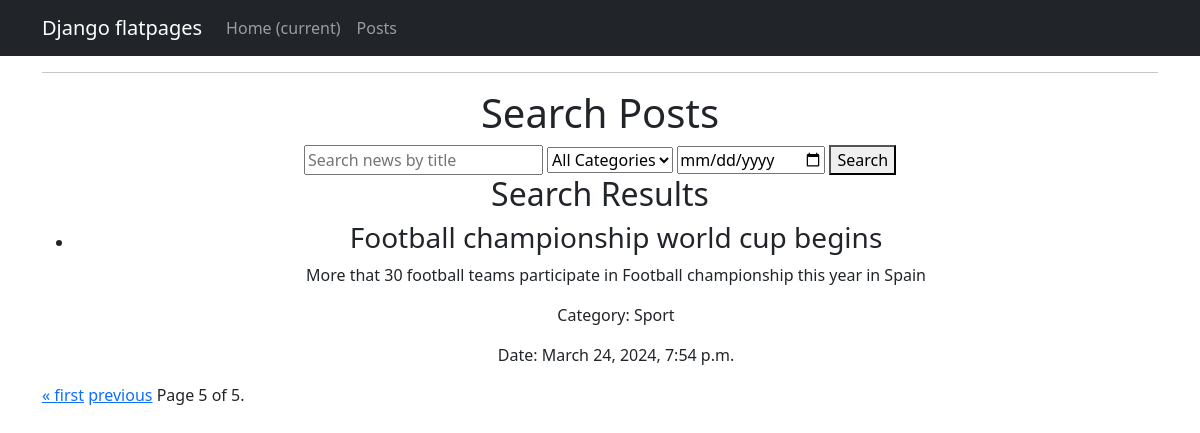
The app's page /posts/search/?page=5, older data.
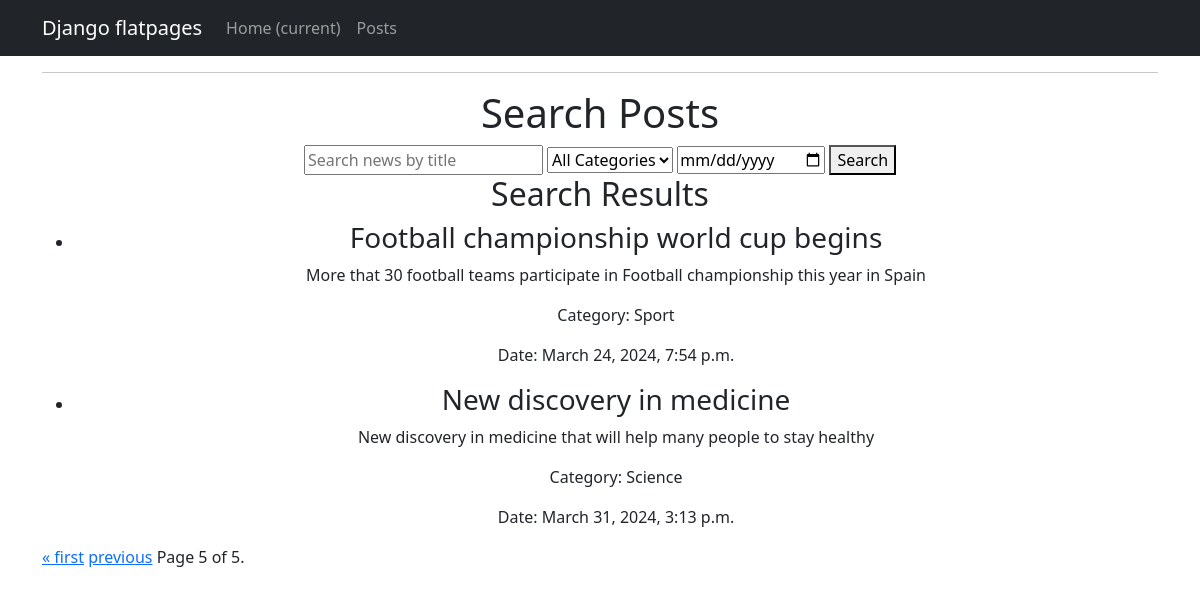
The same page, newer data.
### news/models.py (models this page shows, shortened)
class Post(models.Model):
    ARTICLE = 'article'
    NEWS = 'news'
    POST_CHOICES = [
        (ARTICLE, 'Article'),
        (NEWS, 'News'),
    ]
    author = models.ForeignKey(settings.AUTH_USER_MODEL, on_delete=models.CASCADE, default=1)
    post_type = models.CharField(max_length=7, choices=POST_CHOICES)
    created_at = models.DateTimeField(auto_now_add=True)
    categories = models.ManyToManyField(Category, through='PostCategory')
    title = models.CharField(max_length=200)
    text = models.TextField()
    rating = models.IntegerField(default=0)

class Category(models.Model):
    name = models.CharField(max_length=100, unique=True)

### news/views.py (the view)
# urls.py: path('search/', search_news, name='search_news'),
def search_news(request):
    query = request.GET.get('q')
    category = request.GET.get('category')
    date = request.GET.get('date')
    paginate_by = 2
    search_results = Post.objects.all()
    categories = Category.objects.all()
    if query:
        search_results = search_results.filter(Q(title__icontains=query) | Q(text__icontains=query))
    if category:
        search_results = search_results.filter(categories__name=category)
    if date:
        search_results = search_results.filter(created_at__gte=date)
    paginator = Paginator(search_results, paginate_by)
    page = request.GET.get('page')
    try:
        search_results = paginator.page(page)
    except PageNotAnInteger:
        search_results = paginator.page(1)
    except EmptyPage:
        search_results = paginator.page(paginator.num_pages)
    context = {
        'query': query,
        'category_id': category,
        'categories': categories,
        'date': date,
        'search_results': search_results
    }
    return render(request, 'search_news.html', context)

### news/templatetags/custom_filters.py (called while the page is built)
@register.filter
def censor(text):
    if not isinstance(text, str):
        raise ValueError("The censor filter can only be applied to strings.")
    bad_words = ['редиска']  #  слова для цензора
    for word in bad_words:
        pattern = re.compile(r'\b' + re.escape(word) + r'\b', re.IGNORECASE)
        text = pattern.sub(word[0] + '*' * (len(word) - 1), text)
    return text

### templates/search_news.html (shortened to what this page needs)
{% extends 'flatpages/default.html' %}
{% load custom_filters %}
{% load custom_tags %}
{% block content %}
    <h1>Search Posts</h1>
<form method="GET" action="{% url 'search_news' %}">
        <input type="text" name="q" placeholder="Search news by title" value="{{ request.GET.q }}">
        <select name="category">
            <option value="">All Categories</option>
        </select>
        <input type="date" name="date" placeholder="Search news by date" value="{{ request.GET.date }}">
        <button type="submit">Search</button>
    </form>
    {% if search_results %}
        <h2>Search Results</h2>
        <ul>
            {% for post in search_results %}
                <li>
                    <h3>{{ post.title|censor }}</h3>
                    <p>{{ post.text|censor }}</p>
                    <p>Category:
                            {% for category in post.categories.all %}
                                {{ category.name }}{% if not forloop.last %}, {% endif %}
                            {% endfor %}
                    </p>
                    <p>Date: {{ post.created_at }}</p>
                </li>
            {% endfor %}
        </ul>
    <div class="pagination">
        <span class="step-links">
            {% if search_results.has_previous %}
                <a href="?page=1">&laquo; first</a>
                <a href="?page={{ search_results.previous_page_number }}">previous</a>
            {% endif %}
            <span class="current">
                Page {{ search_results.number }} of {{ search_results.paginator.num_pages }}.
            </span>
        </span>
    </div>
{% else %}
    <p>No results found.</p>
    {% endif %}
{% endblock %}

Row changes from the older to the newer data that the page shows:
added Post: title|censor "New discovery in medicine", text|censor "New discovery in medicine that will help many people to stay healthy", created_at "March 31, 2024, 3:13 p.m."
now on this page (row unchanged): Category: name "Science", shown under "New discovery in medicine"
